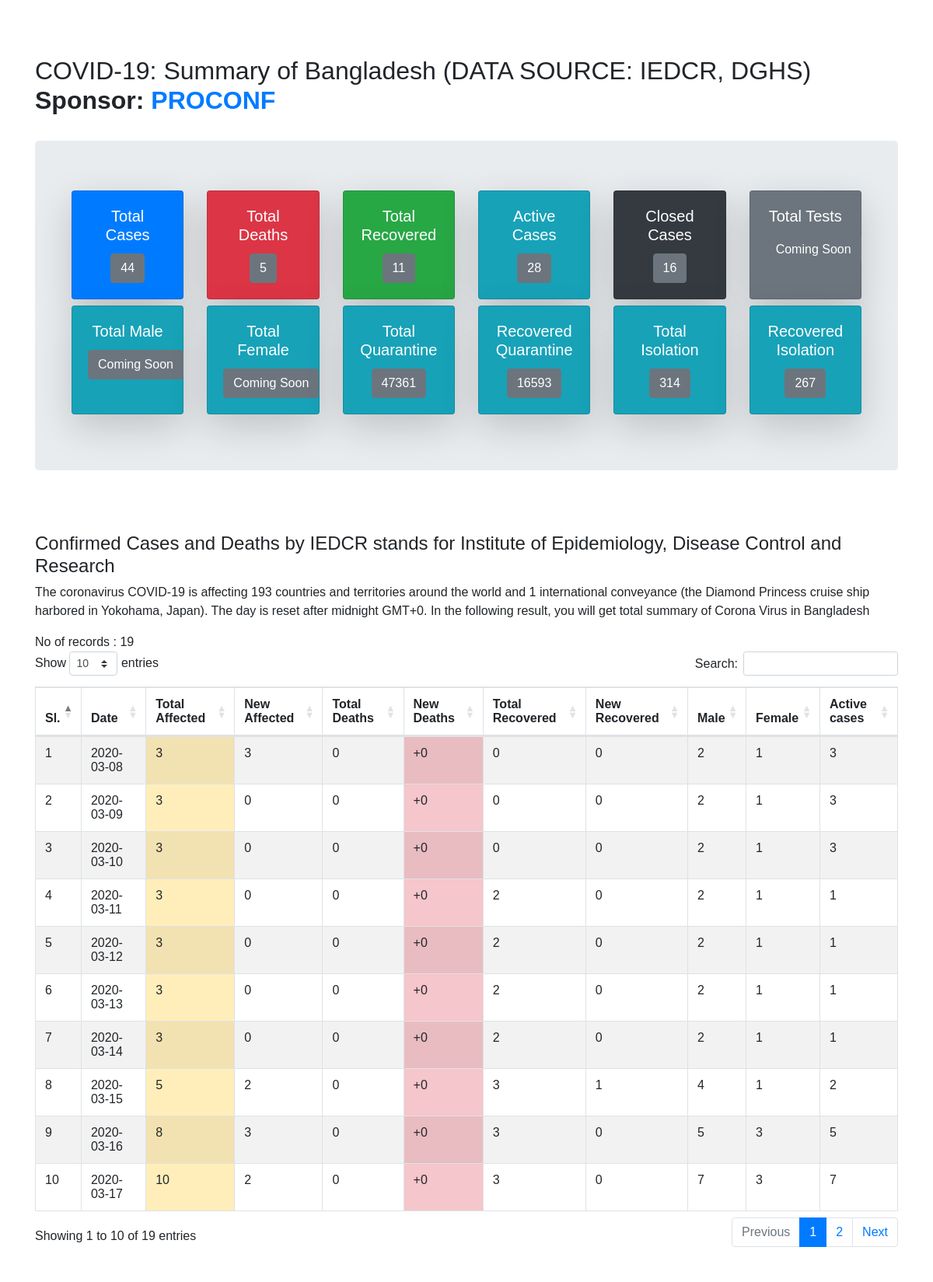
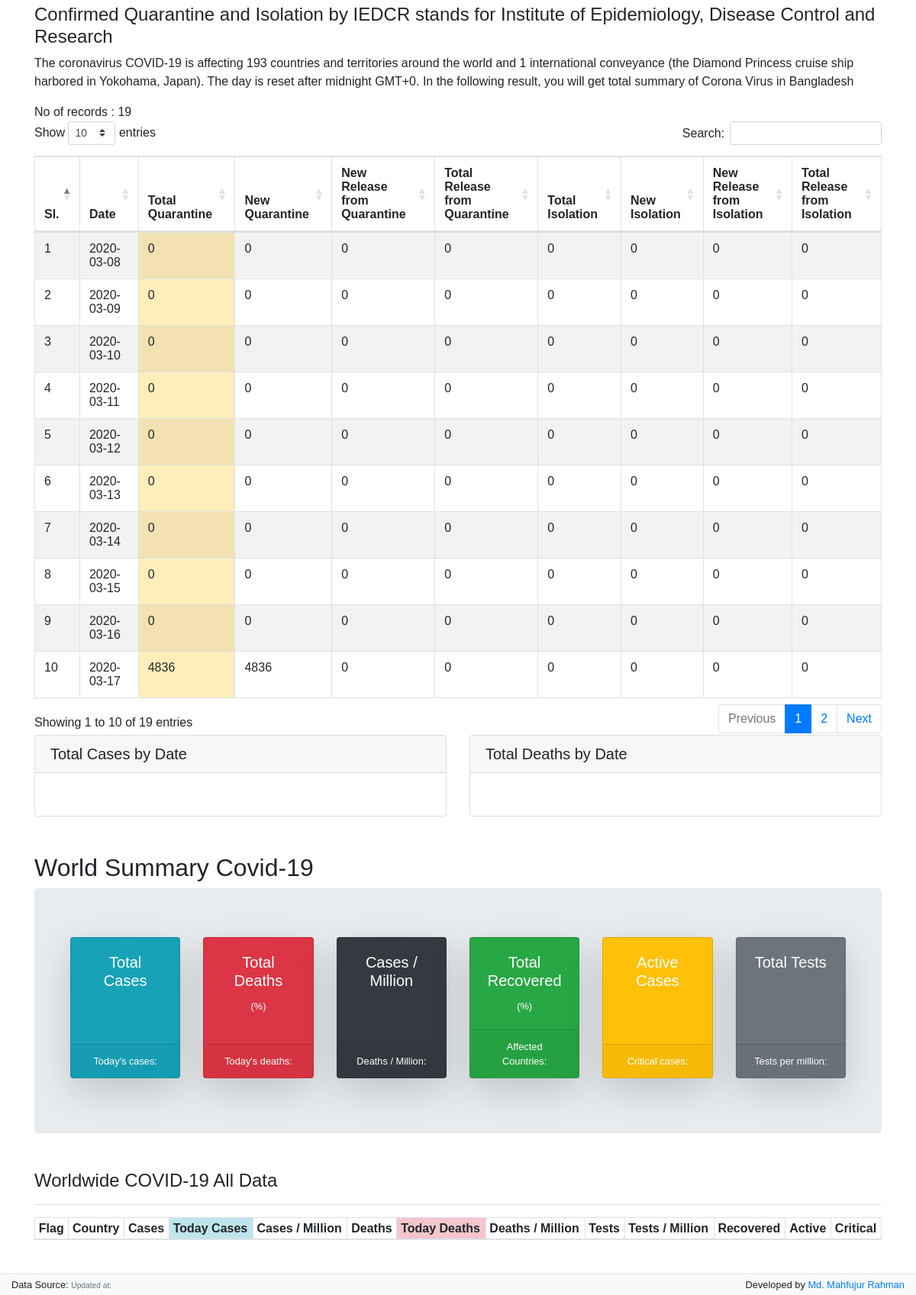
Screenshot of /corona-19.php with the database file from the repository (2 pictures, top to bottom).
### tables this page shows
CREATE TABLE `corona` (
  `id` int(11) NOT NULL,
  `total_affected` int(11) NOT NULL,
  `new_affected` varchar(100) NOT NULL,
  `total_deaths` int(11) NOT NULL,
  `new_deaths` varchar(100) NOT NULL,
  `total_recovered` int(11) NOT NULL,
  `new_recovered` varchar(100) NOT NULL,
  `male` varchar(100) NOT NULL,
  `female` varchar(100) NOT NULL,
  `active_cases` int(11) NOT NULL,
  `date` date NOT NULL
);

CREATE TABLE `quarantine` (
  `id` int(11) NOT NULL,
  `total_qua` int(11) NOT NULL,
  `new_qua` varchar(100) NOT NULL,
  `new_relea_qua` varchar(100) NOT NULL,
  `total_relea_qua` int(11) NOT NULL,
  `total_iso` int(11) NOT NULL,
  `new_iso` varchar(100) NOT NULL,
  `new_relea_iso` varchar(100) NOT NULL,
  `total_releas_iso` int(11) NOT NULL,
  `date` date NOT NULL
);

### corona-19.php (the view, shortened to what the rows shown need)
<html>
<head>
<link rel="stylesheet" type="text/css" href="https://cdnjs.cloudflare.com/ajax/libs/twitter-bootstrap/4.1.3/css/bootstrap.css">
 <link rel="stylesheet" href="https://stackpath.bootstrapcdn.com/bootstrap/4.4.1/css/bootstrap.min.css">
<link rel="stylesheet" type="text/css" href="style.css">
<link rel="stylesheet" type="text/css" href="https://cdn.datatables.net/1.10.20/css/dataTables.bootstrap4.min.css">
</head>
<body >
  <div class="container">
<h2>COVID-19: Summary of Bangladesh (DATA SOURCE: IEDCR, DGHS)   <b>Sponsor: <a href="https://proconf.org" target="_blank"> PROCONF</a></b></h2>
<br>
<br>
<br>
<?Php
require "config.php";
if($stmt = $connection->query("SELECT * FROM corona")){
echo "No of records : ".$stmt->num_rows."<br>";
echo ' <div class="table-responsive"><table id="example" class="table table-striped table-bordered" style="width:100%">
        <thead>
            <tr>
                <th>Sl.</th>
                 <th>Date</th>
                <th>Total Affected</th>
                <th>New Affected</th>
                <th>Total Deaths</th>
                <th>New Deaths</th>
                <th>Total Recovered</th>
                <th>New Recovered</th>
                <th>Male</th>
                <th>Female</th>
                 <th>Active cases</th>
            </tr>
        </thead>
        <tbody>';
        while ($row = $stmt->fetch_row()) {
           echo "<tr>
                <td>$row[0]</td>
                <td>$row[10]</td>
                <td class='table-warning'>$row[1]</td>
                  <td>$row[2]</td>
                <td>$row[3]</td>
                <td class='table-danger'>+$row[4]</td>
                  <td>$row[5]</td>
                <td>$row[6]</td>
                <td>$row[7]</td>
                  <td>$row[8]</td>
                <td>$row[9]</td>
            </tr>";
     }
           echo' </tbody>
        <tfoot>
            <tr>
            </tr>
        </tfoot>
    </table></div>';
}else{
echo $connection->error;
}
  ?>
  <br>
<br>
  <?php
  if($stmt = $connection->query("SELECT * FROM quarantine")){
  echo "No of records : ".$stmt->num_rows."<br>";
echo ' <div class="table-responsive"><table id="example1" class="table table-striped table-bordered" style="width:100%">
        <thead>
            <tr>
                <th>Sl.</th>
                 <th>Date</th>
                <th>Total Quarantine</th>
                <th>New Quarantine</th>
                <th>New Release from Quarantine</th>
                <th>Total Release from Quarantine</th>
                <th>Total Isolation</th>
                <th>New Isolation</th>
                <th>New Release from Isolation</th>
                <th>Total Release from Isolation </th>
            </tr>
        </thead>
        <tbody>';
        while ($row = $stmt->fetch_row()) {
           echo "<tr>
                <td>$row[0]</td>
                <td>$row[9]</td>
                <td class='table-warning'>$row[1]</td>
                  <td>$row[2]</td>
                <td>$row[3]</td>
                <td>$row[4]</td>
                  <td>$row[5]</td>
                <td>$row[6]</td>
                <td>$row[7]</td>
                  <td>$row[8]</td>
            </tr>";
     }
           echo' </tbody>
        <tfoot>
            <tr>
            </tr>
        </tfoot>
    </table></div>';
}else{
echo $connection->error;
}
?>
<br><br>
<h2> World Summary Covid-19</h2>
              <div class="row">
                <div class="col-md-12">
                  <div class="table-responsive">
                    <table id="corona_country_table" class="table table-striped table-bordered table-sm">
                      <thead>
                        <tr>
                          <th class="no-sort">Flag</th>
                          <th>Country</th>
                          <th>Cases</th>
                          <th class="table-info">Today Cases</th>
                          <th>Cases / Million</th>
                          <th>Deaths</th>
                          <th class="table-danger">Today Deaths</th>
                          <th>Deaths / Million</th>
                          <th>Tests</th>
                          <th>Tests / Million</th>
                          <th>Recovered</th>
                          <th>Active</th>
                          <th>Critical</th>
                        </tr>
                      </thead>
                    </table>
                  </div>
                </div>
              </div>
</div>
</body></html>

### rows the page displays
corona: id "1", date "2020-03-08", total_affected "3", new_affected "3", total_deaths "0", new_deaths "0", total_recovered "0", new_recovered "0", male "2", female "1", active_cases "3"
corona: id "2", date "2020-03-09", total_affected "3", new_affected "0", total_deaths "0", new_deaths "0", total_recovered "0", new_recovered "0", male "2", female "1", active_cases "3"
corona: id "3", date "2020-03-10", total_affected "3", new_affected "0", total_deaths "0", new_deaths "0", total_recovered "0", new_recovered "0", male "2", female "1", active_cases "3"
corona: id "4", date "2020-03-11", total_affected "3", new_affected "0", total_deaths "0", new_deaths "0", total_recovered "2", new_recovered "0", male "2", female "1", active_cases "1"
corona: id "5", date "2020-03-12", total_affected "3", new_affected "0", total_deaths "0", new_deaths "0", total_recovered "2", new_recovered "0", male "2", female "1", active_cases "1"
corona: id "6", date "2020-03-13", total_affected "3", new_affected "0", total_deaths "0", new_deaths "0", total_recovered "2", new_recovered "0", male "2", female "1", active_cases "1"
corona: id "7", date "2020-03-14", total_affected "3", new_affected "0", total_deaths "0", new_deaths "0", total_recovered "2", new_recovered "0", male "2", female "1", active_cases "1"
corona: id "8", date "2020-03-15", total_affected "5", new_affected "2", total_deaths "0", new_deaths "0", total_recovered "3", new_recovered "1", male "4", female "1", active_cases "2"
corona: id "9", date "2020-03-16", total_affected "8", new_affected "3", total_deaths "0", new_deaths "0", total_recovered "3", new_recovered "0", male "5", female "3", active_cases "5"
corona: id "10", date "2020-03-17", total_affected "10", new_affected "2", total_deaths "0", new_deaths "0", total_recovered "3", new_recovered "0", male "7", female "3", active_cases "7"
quarantine: id "1", date "2020-03-08", total_qua "0", new_qua "0", new_relea_qua "0", total_relea_qua "0", total_iso "0", new_iso "0", new_relea_iso "0", total_releas_iso "0"
quarantine: id "2", date "2020-03-09", total_qua "0", new_qua "0", new_relea_qua "0", total_relea_qua "0", total_iso "0", new_iso "0", new_relea_iso "0", total_releas_iso "0"
quarantine: id "3", date "2020-03-10", total_qua "0", new_qua "0", new_relea_qua "0", total_relea_qua "0", total_iso "0", new_iso "0", new_relea_iso "0", total_releas_iso "0"
quarantine: id "4", date "2020-03-11", total_qua "0", new_qua "0", new_relea_qua "0", total_relea_qua "0", total_iso "0", new_iso "0", new_relea_iso "0", total_releas_iso "0"
quarantine: id "5", date "2020-03-12", total_qua "0", new_qua "0", new_relea_qua "0", total_relea_qua "0", total_iso "0", new_iso "0", new_relea_iso "0", total_releas_iso "0"
quarantine: id "6", date "2020-03-13", total_qua "0", new_qua "0", new_relea_qua "0", total_relea_qua "0", total_iso "0", new_iso "0", new_relea_iso "0", total_releas_iso "0"
quarantine: id "7", date "2020-03-14", total_qua "0", new_qua "0", new_relea_qua "0", total_relea_qua "0", total_iso "0", new_iso "0", new_relea_iso "0", total_releas_iso "0"
quarantine: id "8", date "2020-03-15", total_qua "0", new_qua "0", new_relea_qua "0", total_relea_qua "0", total_iso "0", new_iso "0", new_relea_iso "0", total_releas_iso "0"
quarantine: id "9", date "2020-03-16", total_qua "0", new_qua "0", new_relea_qua "0", total_relea_qua "0", total_iso "0", new_iso "0", new_relea_iso "0", total_releas_iso "0"
quarantine: id "10", date "2020-03-17", total_qua "4836", new_qua "4836", new_relea_qua "0", total_relea_qua "0", total_iso "0", new_iso "0", new_relea_iso "0", total_releas_iso "0"

### other values shown
$row1["total"] "44"
$deaths["total1"] "5"
$recover["total2"] "11"
$row1["total"]-($deaths["total1"]+$recover["total2"]) "28"
$deaths["total1"]+$recover["total2"] "16"
$qua["total3"] "47361"
$qua_release ["total4"] "16593"
$iso["total5"] "314"
$iso_relea["total6"] "267"
$stmt->num_rows "19"
